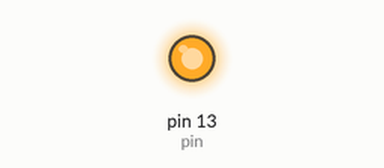
Simulated run of this sketch. Board: Arduino Uno, built with avr-gcc and run on an emulated ATmega328P. On the bench: output pins drawn as LEDs (lit = HIGH).

Above: at 0.8 s.
At 4.3 s:
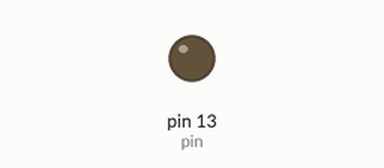
Timing chart, 0 to 6.0 s (numbered marks = the images above):
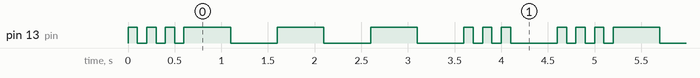

The sketch:

sketch_apr2a.ino
```cpp
int pin = 13;
int dit = 100;
int dot = 500;

void setup() {
  // put your setup code here, to run once:
  pinMode(pin, OUTPUT);

}

void loop() {
  // put your main code here, to run repeatedly:
  digitalWrite(pin,HIGH);
  delay(dit);
  digitalWrite(pin,LOW);
  delay(dit);

    digitalWrite(pin,HIGH);
  delay(dit);
  digitalWrite(pin,LOW);
  delay(dit);

    digitalWrite(pin,HIGH);
  delay(dit);
  digitalWrite(pin,LOW);
  delay(dit);


  digitalWrite(pin,HIGH);
  delay(dot);
  digitalWrite(pin,LOW);
  delay(dot);
  digitalWrite(pin,HIGH);
  delay(dot);
  digitalWrite(pin,LOW);
  delay(dot);
  digitalWrite(pin,HIGH);
  delay(dot);
  digitalWrite(pin,LOW);
  delay(dot);

  digitalWrite(pin,HIGH);
  delay(dit);
  digitalWrite(pin,LOW);
  delay(dit);

    digitalWrite(pin,HIGH);
  delay(dit);
  digitalWrite(pin,LOW);
  delay(dit);

    digitalWrite(pin,HIGH);
  delay(dit);
  digitalWrite(pin,LOW);
  delay(dot);


}
```

Measured:
- by itself, pin 13 (pin): repeats every 4.6 s: 2 × (LOW 0.10 s, HIGH 0.10 s), LOW 0.10 s, 3 × (HIGH 0.50 s, LOW 0.50 s), 2 × (HIGH 0.10 s, LOW 0.10 s), HIGH 0.10 s, LOW 0.50 s, HIGH 0.10 s
- by itself, everything shown: repeats every 4.6 s, in 18 steps
